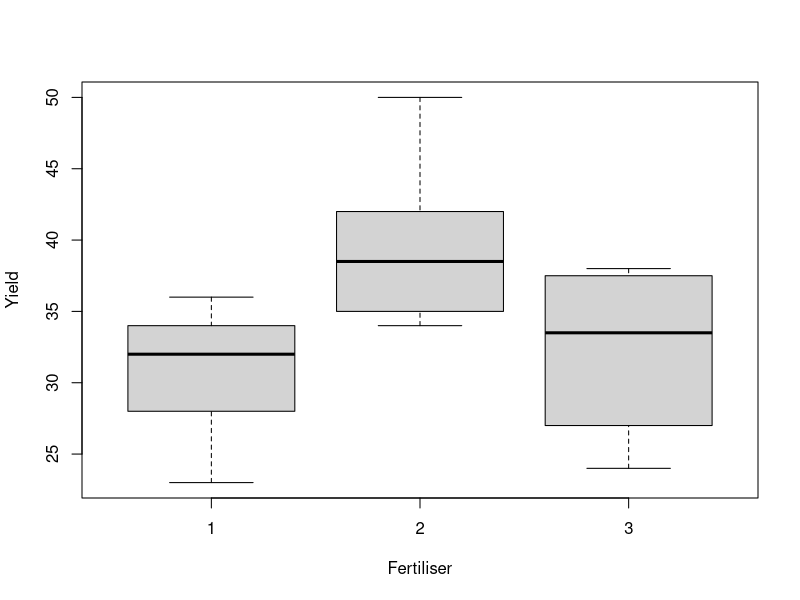

Reproduce this figure in R.
setwd("~/TechCareer/World-of-R")
df <- read.csv("fertilizer-yields.csv")
print(df)

# H0: Mean Yield is the same for all fertiliser types
# H1: At least one fertiliser has a different mean

# Since fertilizer is numeric, it is not being treated as factor
df$Fertiliser <- factor(df$Fertiliser)

anova_result <- aov(Yield ~ Fertiliser, data = df)
summary(anova_result)

plot(Yield ~ Fertiliser, data = df)
